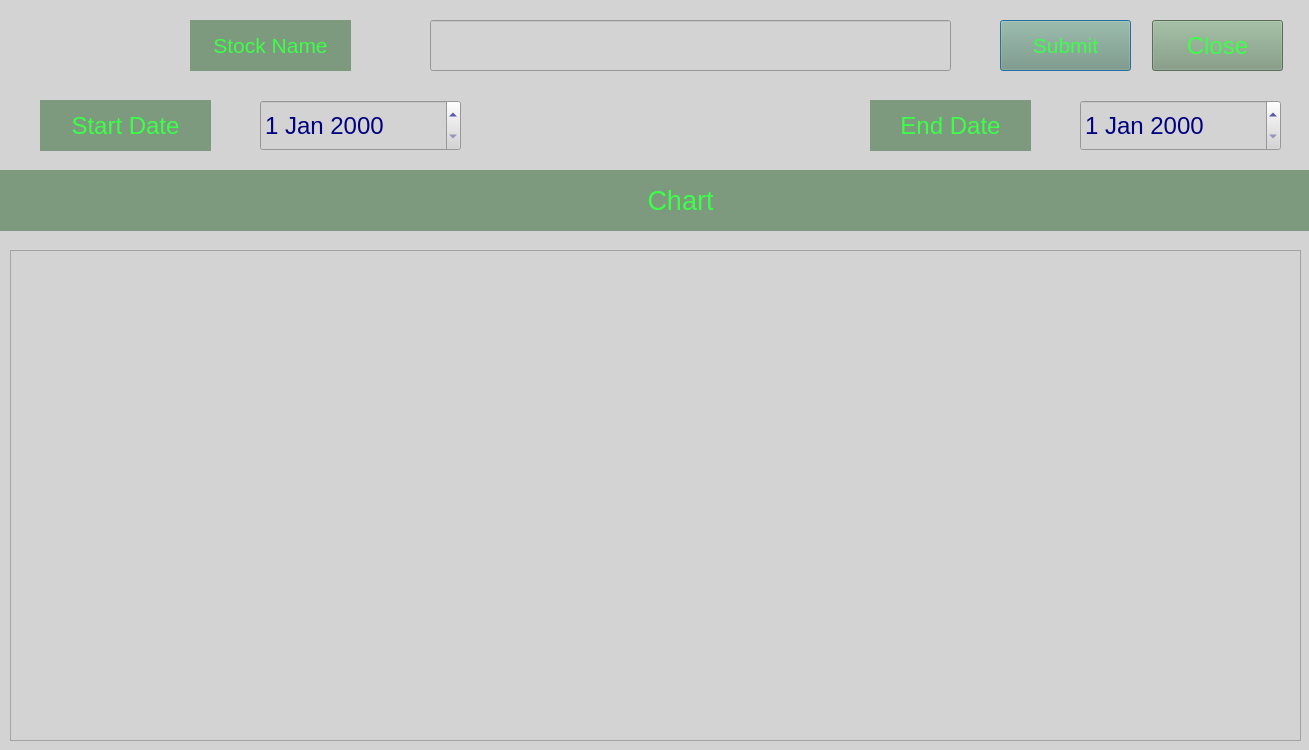
<?xml version="1.0" encoding="UTF-8"?>
<ui version="4.0">
 <class>Chart</class>
 <widget class="QDialog" name="Chart">
  <property name="geometry">
   <rect>
    <x>0</x>
    <y>0</y>
    <width>1309</width>
    <height>750</height>
   </rect>
  </property>
  <property name="sizePolicy">
   <sizepolicy hsizetype="Fixed" vsizetype="Fixed">
    <horstretch>0</horstretch>
    <verstretch>0</verstretch>
   </sizepolicy>
  </property>
  <property name="minimumSize">
   <size>
    <width>1309</width>
    <height>669</height>
   </size>
  </property>
  <property name="maximumSize">
   <size>
    <width>1309</width>
    <height>750</height>
   </size>
  </property>
  <property name="windowTitle">
   <string>Chart</string>
  </property>
  <property name="styleSheet">
   <string notr="true">color: rgb(60, 255, 73);
background-color: rgb(211, 211, 211);</string>
  </property>
  <widget class="QLabel" name="Stock_name">
   <property name="geometry">
    <rect>
     <x>190</x>
     <y>20</y>
     <width>161</width>
     <height>51</height>
    </rect>
   </property>
   <property name="font">
    <font>
     <pointsize>16</pointsize>
    </font>
   </property>
   <property name="styleSheet">
    <string notr="true">color: rgb(60, 255, 73);
background-color: rgb(125, 153, 126);</string>
   </property>
   <property name="text">
    <string>Stock Name</string>
   </property>
   <property name="alignment">
    <set>Qt::AlignCenter</set>
   </property>
  </widget>
  <widget class="QLineEdit" name="name">
   <property name="geometry">
    <rect>
     <x>430</x>
     <y>20</y>
     <width>521</width>
     <height>51</height>
    </rect>
   </property>
   <property name="font">
    <font>
     <pointsize>16</pointsize>
    </font>
   </property>
   <property name="styleSheet">
    <string notr="true">color: rgb(0, 0, 128);
</string>
   </property>
   <property name="text">
    <string/>
   </property>
   <property name="alignment">
    <set>Qt::AlignCenter</set>
   </property>
  </widget>
  <widget class="QPushButton" name="sub_but">
   <property name="geometry">
    <rect>
     <x>1000</x>
     <y>20</y>
     <width>131</width>
     <height>51</height>
    </rect>
   </property>
   <property name="font">
    <font>
     <pointsize>16</pointsize>
    </font>
   </property>
   <property name="styleSheet">
    <string notr="true">color: rgb(60, 255, 73);
background-color: rgb(125, 153, 126);</string>
   </property>
   <property name="text">
    <string>Submit</string>
   </property>
  </widget>
  <widget class="QLabel" name="label">
   <property name="geometry">
    <rect>
     <x>-10</x>
     <y>170</y>
     <width>1381</width>
     <height>61</height>
    </rect>
   </property>
   <property name="font">
    <font>
     <pointsize>20</pointsize>
    </font>
   </property>
   <property name="styleSheet">
    <string notr="true">color: rgb(60, 255, 73);
background-color: rgb(125, 153, 126);</string>
   </property>
   <property name="text">
    <string>Chart</string>
   </property>
   <property name="alignment">
    <set>Qt::AlignCenter</set>
   </property>
  </widget>
  <widget class="QGraphicsView" name="Graph">
   <property name="geometry">
    <rect>
     <x>10</x>
     <y>250</y>
     <width>1291</width>
     <height>491</height>
    </rect>
   </property>
   <property name="sizePolicy">
    <sizepolicy hsizetype="Fixed" vsizetype="Fixed">
     <horstretch>0</horstretch>
     <verstretch>0</verstretch>
    </sizepolicy>
   </property>
   <property name="minimumSize">
    <size>
     <width>1291</width>
     <height>491</height>
    </size>
   </property>
   <property name="maximumSize">
    <size>
     <width>1291</width>
     <height>491</height>
    </size>
   </property>
  </widget>
  <widget class="QDateEdit" name="Date">
   <property name="geometry">
    <rect>
     <x>260</x>
     <y>100</y>
     <width>201</width>
     <height>51</height>
    </rect>
   </property>
   <property name="font">
    <font>
     <pointsize>18</pointsize>
    </font>
   </property>
   <property name="styleSheet">
    <string notr="true">color: rgb(0, 0, 128);</string>
   </property>
   <property name="dateTime">
    <datetime>
     <hour>0</hour>
     <minute>0</minute>
     <second>0</second>
     <year>2000</year>
     <month>1</month>
     <day>1</day>
    </datetime>
   </property>
  </widget>
  <widget class="QDateEdit" name="End_date">
   <property name="geometry">
    <rect>
     <x>1080</x>
     <y>100</y>
     <width>201</width>
     <height>51</height>
    </rect>
   </property>
   <property name="font">
    <font>
     <pointsize>18</pointsize>
    </font>
   </property>
   <property name="styleSheet">
    <string notr="true">color: rgb(0, 0, 128);</string>
   </property>
  </widget>
  <widget class="QLabel" name="label_2">
   <property name="geometry">
    <rect>
     <x>40</x>
     <y>100</y>
     <width>171</width>
     <height>51</height>
    </rect>
   </property>
   <property name="font">
    <font>
     <pointsize>18</pointsize>
    </font>
   </property>
   <property name="styleSheet">
    <string notr="true">color: rgb(60, 255, 73);
background-color: rgb(125, 153, 126);
</string>
   </property>
   <property name="text">
    <string>Start Date</string>
   </property>
   <property name="alignment">
    <set>Qt::AlignCenter</set>
   </property>
  </widget>
  <widget class="QLabel" name="label_3">
   <property name="geometry">
    <rect>
     <x>870</x>
     <y>100</y>
     <width>161</width>
     <height>51</height>
    </rect>
   </property>
   <property name="font">
    <font>
     <pointsize>18</pointsize>
    </font>
   </property>
   <property name="styleSheet">
    <string notr="true">color: rgb(60, 255, 73);
background-color: rgb(125, 153, 126);
</string>
   </property>
   <property name="text">
    <string>End Date</string>
   </property>
   <property name="alignment">
    <set>Qt::AlignCenter</set>
   </property>
  </widget>
  <widget class="QPushButton" name="Close_but">
   <property name="geometry">
    <rect>
     <x>1152</x>
     <y>20</y>
     <width>131</width>
     <height>51</height>
    </rect>
   </property>
   <property name="font">
    <font>
     <pointsize>18</pointsize>
    </font>
   </property>
   <property name="styleSheet">
    <string notr="true">color: rgb(60, 255, 73);
background-color: rgb(125, 153, 126);</string>
   </property>
   <property name="text">
    <string>Close</string>
   </property>
  </widget>
 </widget>
 <resources/>
 <connections/>
</ui>
